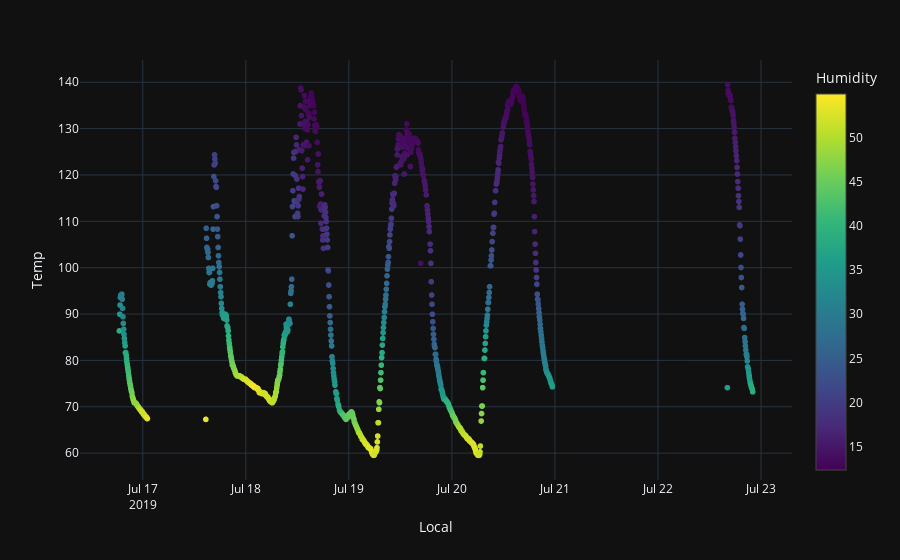

The code cell stored with this chart in its notebook:
### Code cell
px.scatter(dfg, x='Local', y='Temp', color='Humidity', template='plotly_dark', color_continuous_scale=px.colors.sequential.Viridis)

### Figure 1 — Plotly figure (JSON) as saved in the notebook; plotly's stock layout.template omitted (floating-point values rounded to 4 significant figures; data arrays with more than 128 entries replaced by an {"elided": "..."} marker saying what was removed)
{"data": [{"hoverlabel": {"namelength": 0}, "hovertemplate": "Local=%{x}<br>Temp=%{y}<br>Humidity=%{marker.color}", "legendgroup": "", "marker": {"color": {"elided": "1091 float values"}, "coloraxis": "coloraxis", "symbol": "circle"}, "mode": "markers", "name": "", "showlegend": false, "type": "scattergl", "uid": "01a252c1-bb6d-4aa9-8952-834dce6e43fe", "x": {"elided": "1091 str values"}, "xaxis": "x", "y": {"elided": "1091 float values"}, "yaxis": "y"}], "layout": {"autosize": true, "coloraxis": {"colorbar": {"title": {"text": "Humidity"}}, "colorscale": [[0, "#440154"], [0.1111, "#482878"], [0.2222, "#3e4989"], [0.3333, "#31688e"], [0.4444, "#26828e"], [0.5556, "#1f9e89"], [0.6667, "#35b779"], [0.7778, "#6ece58"], [0.8889, "#b5de2b"], [1, "#fde725"]]}, "grid": {"xaxes": ["x"], "xgap": 0.1, "xside": "bottom", "yaxes": ["y"], "ygap": 0.1, "yside": "left"}, "legend": {"tracegroupgap": 0}, "margin": {"t": 60}, "xaxis": {"autorange": true, "range": ["2019-07-16 09:36:01.4655", "2019-07-23 06:59:31.6822"], "title": {"text": "Local"}, "type": "date"}, "yaxis": {"autorange": true, "range": [54.28, 144.7], "title": {"text": "Temp"}, "type": "linear"}}}
